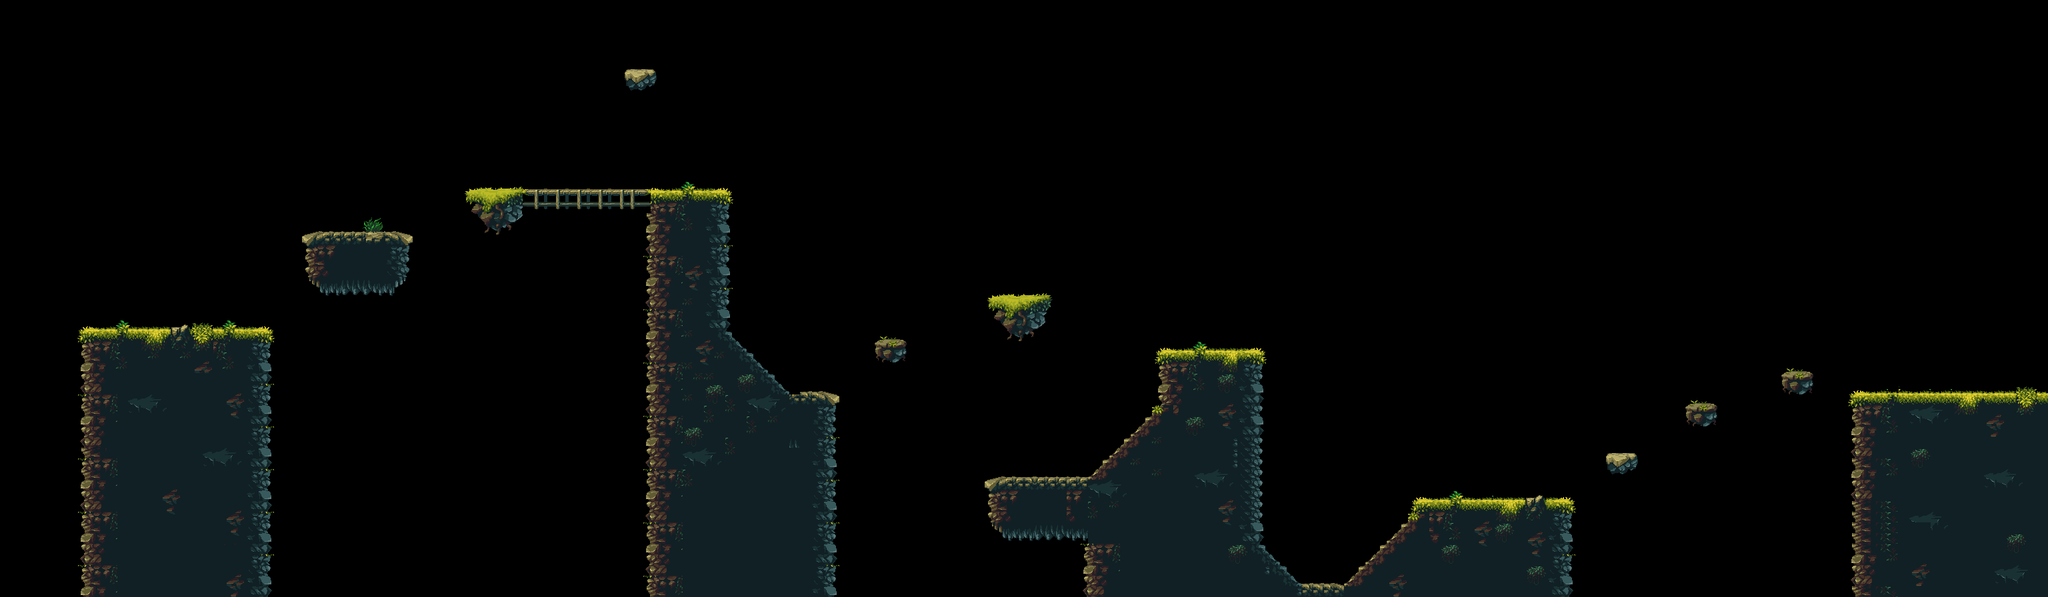

The image is a tile-based game level rendered from a .tmx file. Its description and source (layers, tilesets, objects; grid data summarised) follow:
An orthogonal 192x56 tile map with 16x16 px tiles, 1 tile layer (Слой тайлов 1).

<map version="1.9" tiledversion="1.9.2" orientation="orthogonal" renderorder="right-down" width="192" height="56" tilewidth="16" tileheight="16" infinite="0" nextlayerid="5" nextobjectid="1">
 <tileset firstgid="1" source="../data/tileset.tsx" />
 <layer id="1" name="Слой тайлов 1" width="192" height="56">
  <data>[10752 cells, 2295 non-empty, 262 distinct tile ids]</data>
 </layer>
</map>
